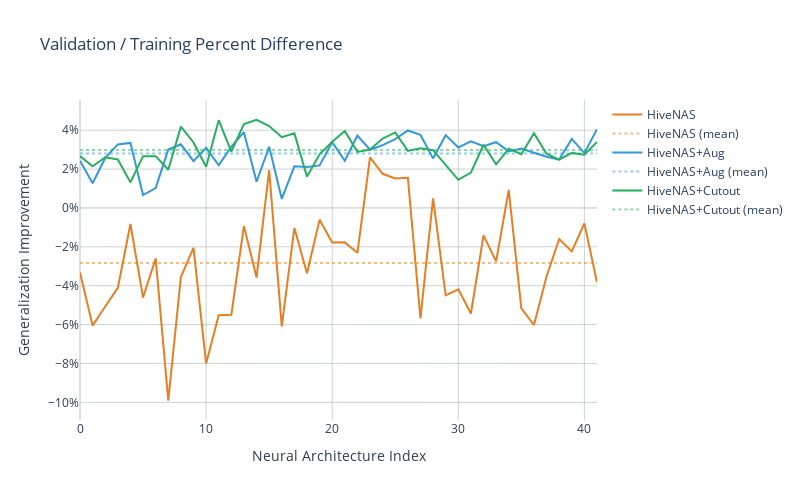

Write notebook code for a chart like this one.
### Markdown cell above
#### Augmentation Improvement
*Augmentation & Cutout improvements*

### Code cell
''' Showcases the generalization capabilities Augmentation and Cutout models offer '''

# Indices included in this analysis
dfs_idx = [0, 1, 3]

# Data manipulation
train_test = {}
for (idx, (k, df)) in enumerate(main_dfs.items()):
    if idx not in dfs_idx:
        continue
        
    if main_dfs[k]['hist'].empty:
        print(f'Skipping {main_dfs[k]["name"]}, no training history files found...\n')
        continue
    
    main_dfs[k]['hist']['train_test_gap'] = main_dfs[k]['hist']['val_sparse_categorical_accuracy'] - main_dfs[k]['hist']['sparse_categorical_accuracy']
    grouped = main_dfs[k]['hist'].groupby(['arch'])['train_test_gap'].mean().values
    grouped = reject_outliers(grouped)
    train_test[main_dfs[k]['name']] = grouped

# Truncate data lengths to match (for aesthetic purposes)
truncate_lists(train_test)

# Figure customization
fig = go.Figure()
fig.update_layout(
    title='Validation / Training Percent Difference',
    xaxis_title='Neural Architecture Index', 
    yaxis_title='Generalization Improvement',
    plot_bgcolor='white',
    autosize=False,
    width=800,
    height=500
)

fig.update_yaxes(tickformat=',.0%',
                 # flatten data for range extrapolation
                 range=[min([item for _,ls in train_test.items() for item in ls]) * 1.1, 
                        max([item for _,ls in train_test.items() for item in ls]) * 1.225],
                 color=PLOT_TEXT_COLOR,
                 zeroline=True,
                 zerolinewidth=1,
                 zerolinecolor=GRID_ZERO_LINE_COLOR,
                 gridcolor=GRID_LINE_COLOR)

fig.update_xaxes(color=PLOT_TEXT_COLOR,
                 zeroline=True,
                 zerolinewidth=1,
                 zerolinecolor=GRID_ZERO_LINE_COLOR,
                 gridcolor=GRID_LINE_COLOR)

for idx, (name, trace_data) in enumerate(train_test.items()):
    # Traces
    fig.add_trace(go.Scatter(x=list(range(len(trace_data))), y=trace_data,
                             mode='lines',
                             name=name,
                             line=dict(color=TRACE_COLORS[idx])))
    fig.add_trace(go.Scatter(x=list(range(len(trace_data))), y=[trace_data.mean() for _ in range(len(trace_data))],
                             mode='lines',
                             name=f'{name} (mean)',
                             line=dict(color=TRACE_DOTTED_COLORS[idx], dash='dot')))


fig.write_image(ANALYSIS_RESULTS_PATH + 'augmentation_improvement.eps')

fig.show()

### Figure 1 — Plotly figure (JSON) as saved in the notebook; plotly's stock layout.template omitted (floating-point values rounded to 4 significant figures)
{"data": [{"line": {"color": "rgba(230,126,34,1.0)"}, "mode": "lines", "name": "HiveNAS", "type": "scatter", "x": [0, 1, 2, 3, 4, 5, 6, 7, 8, 9, 10, 11, 12, 13, 14, 15, 16, 17, 18, 19, 20, 21, 22, 23, 24, 25, 26, 27, 28, 29, 30, 31, 32, 33, 34, 35, 36, 37, 38, 39, 40, 41], "y": [-0.03314, -0.06053, -0.05067, -0.04109, -0.00824, -0.04609, -0.02597, -0.09916, -0.03555, -0.02052, -0.07994, -0.05517, -0.05489, -0.00929, -0.03582, 0.01945, -0.06089, -0.0103, -0.03363, -0.00603, -0.01776, -0.01769, -0.02306, 0.026, 0.01758, 0.01516, 0.01549, -0.05683, 0.00489, -0.04492, -0.04184, -0.05428, -0.01413, -0.02746, 0.00929, -0.05165, -0.06021, -0.03527, -0.01594, -0.02232, -0.007965, -0.03822]}, {"line": {"color": "rgba(230,126,34,0.5)", "dash": "dot"}, "mode": "lines", "name": "HiveNAS (mean)", "type": "scatter", "x": [0, 1, 2, 3, 4, 5, 6, 7, 8, 9, 10, 11, 12, 13, 14, 15, 16, 17, 18, 19, 20, 21, 22, 23, 24, 25, 26, 27, 28, 29, 30, 31, 32, 33, 34, 35, 36, 37, 38, 39, 40, 41], "y": [-0.0283, -0.0283, -0.0283, -0.0283, -0.0283, -0.0283, -0.0283, -0.0283, -0.0283, -0.0283, -0.0283, -0.0283, -0.0283, -0.0283, -0.0283, -0.0283, -0.0283, -0.0283, -0.0283, -0.0283, -0.0283, -0.0283, -0.0283, -0.0283, -0.0283, -0.0283, -0.0283, -0.0283, -0.0283, -0.0283, -0.0283, -0.0283, -0.0283, -0.0283, -0.0283, -0.0283, -0.0283, -0.0283, -0.0283, -0.0283, -0.0283, -0.0283]}, {"line": {"color": "rgba(52,152,219,1.0)"}, "mode": "lines", "name": "HiveNAS+Aug", "type": "scatter", "x": [0, 1, 2, 3, 4, 5, 6, 7, 8, 9, 10, 11, 12, 13, 14, 15, 16, 17, 18, 19, 20, 21, 22, 23, 24, 25, 26, 27, 28, 29, 30, 31, 32, 33, 34, 35, 36, 37, 38, 39, 40, 41], "y": [0.02435, 0.01273, 0.02573, 0.03269, 0.03347, 0.006615, 0.01021, 0.03001, 0.03274, 0.02407, 0.03092, 0.02192, 0.03153, 0.03897, 0.01347, 0.03147, 0.004695, 0.0214, 0.02109, 0.02191, 0.0338, 0.0243, 0.03721, 0.02996, 0.03234, 0.0354, 0.03985, 0.03757, 0.0255, 0.03745, 0.03114, 0.0343, 0.03182, 0.03383, 0.02911, 0.03057, 0.02842, 0.02636, 0.02488, 0.03553, 0.02821, 0.0405]}, {"line": {"color": "rgba(52,152,219,0.5)", "dash": "dot"}, "mode": "lines", "name": "HiveNAS+Aug (mean)", "type": "scatter", "x": [0, 1, 2, 3, 4, 5, 6, 7, 8, 9, 10, 11, 12, 13, 14, 15, 16, 17, 18, 19, 20, 21, 22, 23, 24, 25, 26, 27, 28, 29, 30, 31, 32, 33, 34, 35, 36, 37, 38, 39, 40, 41], "y": [0.02805, 0.02805, 0.02805, 0.02805, 0.02805, 0.02805, 0.02805, 0.02805, 0.02805, 0.02805, 0.02805, 0.02805, 0.02805, 0.02805, 0.02805, 0.02805, 0.02805, 0.02805, 0.02805, 0.02805, 0.02805, 0.02805, 0.02805, 0.02805, 0.02805, 0.02805, 0.02805, 0.02805, 0.02805, 0.02805, 0.02805, 0.02805, 0.02805, 0.02805, 0.02805, 0.02805, 0.02805, 0.02805, 0.02805, 0.02805, 0.02805, 0.02805]}, {"line": {"color": "rgba(39,174,96,1.0)"}, "mode": "lines", "name": "HiveNAS+Cutout", "type": "scatter", "x": [0, 1, 2, 3, 4, 5, 6, 7, 8, 9, 10, 11, 12, 13, 14, 15, 16, 17, 18, 19, 20, 21, 22, 23, 24, 25, 26, 27, 28, 29, 30, 31, 32, 33, 34, 35, 36, 37, 38, 39, 40, 41], "y": [0.02667, 0.02148, 0.02608, 0.02492, 0.01316, 0.02666, 0.02665, 0.01964, 0.04185, 0.0337, 0.0212, 0.04515, 0.02903, 0.04313, 0.04533, 0.04214, 0.03642, 0.03841, 0.01613, 0.0276, 0.03408, 0.03956, 0.02886, 0.03002, 0.03572, 0.03886, 0.02935, 0.03073, 0.0297, 0.02214, 0.01446, 0.01822, 0.03253, 0.02243, 0.03051, 0.02764, 0.03849, 0.02792, 0.02489, 0.02832, 0.02743, 0.03397]}, {"line": {"color": "rgba(39,174,96,0.5)", "dash": "dot"}, "mode": "lines", "name": "HiveNAS+Cutout (mean)", "type": "scatter", "x": [0, 1, 2, 3, 4, 5, 6, 7, 8, 9, 10, 11, 12, 13, 14, 15, 16, 17, 18, 19, 20, 21, 22, 23, 24, 25, 26, 27, 28, 29, 30, 31, 32, 33, 34, 35, 36, 37, 38, 39, 40, 41], "y": [0.02979, 0.02979, 0.02979, 0.02979, 0.02979, 0.02979, 0.02979, 0.02979, 0.02979, 0.02979, 0.02979, 0.02979, 0.02979, 0.02979, 0.02979, 0.02979, 0.02979, 0.02979, 0.02979, 0.02979, 0.02979, 0.02979, 0.02979, 0.02979, 0.02979, 0.02979, 0.02979, 0.02979, 0.02979, 0.02979, 0.02979, 0.02979, 0.02979, 0.02979, 0.02979, 0.02979, 0.02979, 0.02979, 0.02979, 0.02979, 0.02979, 0.02979]}], "layout": {"autosize": false, "height": 500, "plot_bgcolor": "white", "title": {"text": "Validation / Training Percent Difference"}, "width": 800, "xaxis": {"color": "rgba(44,62,80,1.0)", "gridcolor": "rgba(189,195,199,0.75)", "title": {"text": "Neural Architecture Index"}, "zeroline": true, "zerolinecolor": "rgba(189,195,199,1.0)", "zerolinewidth": 1}, "yaxis": {"color": "rgba(44,62,80,1.0)", "gridcolor": "rgba(189,195,199,0.75)", "range": [-0.1091, 0.05554], "tickformat": ",.0%", "title": {"text": "Generalization Improvement"}, "zeroline": true, "zerolinecolor": "rgba(189,195,199,1.0)", "zerolinewidth": 1}}}
